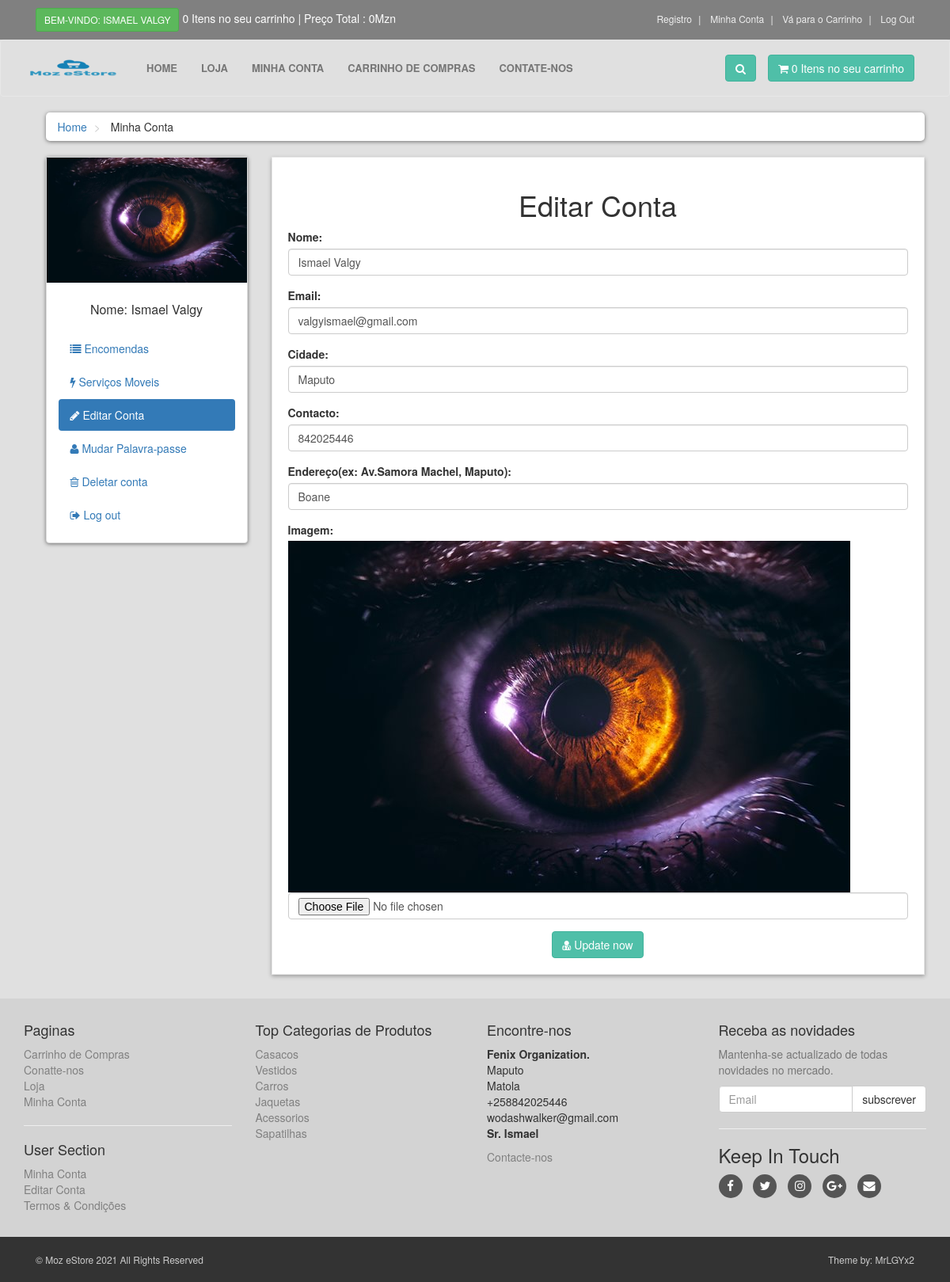
Screenshot of /customer/my_account.php?edit_account (signed in) with the database file from the repository.
### tables this page shows
CREATE TABLE `customers` (
  `customer_id` int(10) NOT NULL,
  `customer_name` varchar(255) NOT NULL,
  `customer_email` varchar(255) NOT NULL,
  `customer_pass` varchar(255) NOT NULL,
  `customer_city` text NOT NULL,
  `customer_contact` varchar(255) NOT NULL,
  `customer_address` text NOT NULL,
  `customer_image` text NOT NULL,
  `customer_ip` varchar(100) NOT NULL
);

CREATE TABLE `product_categories` (
  `p_cat_id` int(10) NOT NULL,
  `p_cat_title` text NOT NULL,
  `p_cat_top` text NOT NULL,
  `p_cat_image` text NOT NULL
);

### customer/edit_account.php (the view, shortened to what this page needs)
<?php
$customer_session = $_SESSION['customer_email'];
$get_customer = "select * from customers where customer_email='$customer_session'";
$run_customer = mysqli_query($con,$get_customer);
$raiz_customer = mysqli_fetch_array($run_customer);
$customer_name = $raiz_customer['customer_name'];
$customer_email = $raiz_customer['customer_email'];
$customer_city = $raiz_customer['customer_city'];
$customer_contact = $raiz_customer['customer_contact'];
$customer_address = $raiz_customer['customer_address'];
$customer_image = $raiz_customer['customer_image'];
?>
<h1 align="center"> Editar Conta</h1>
<form action="" method="post" enctype="multipart/form-data">
    <div class="form-group">
        <label> Nome:</label>
        <input type="text" name="c_name" class="form-control" value="<?php echo $customer_name; ?>" required>
    </div>
    <div class="form-group">
        <label> Email:</label>
        <input type="text" name="c_email" class="form-control" value="<?php echo $customer_email; ?>"  required>
    </div>
    <div class="form-group">
        <label> Cidade:</label>
        <input type="text" name="c_city" class="form-control" value="<?php echo $customer_city; ?>"  required>
    </div>
    <div class="form-group">
        <label> Contacto: </label>
        <input type="text" name="c_contact" class="form-control" value="<?php echo $customer_contact; ?>"  required>
    </div>
    <div class="form-group">
        <label> Endereço(ex: Av.Samora Machel, Maputo): </label>
        <input type="text" name="c_address" class="form-control" value="<?php echo $customer_address; ?>"  required>
    </div>
    <div class="form-group">
        <label> Imagem: </label>
        <img class="img-responsive" src="customer_images/<?php echo $customer_image; ?> " alt="Costumer Image" >
        <input type="file" name="c_image" class="form-control form-height-custom">
    </div>
    <div class="text-center">
        <button name="update" class="btn btn-primary">
            <i class="fa fa-user-md"></i> Update now
        </button>
    </div>
</form>

### customer/includes/sidebar.php
<div class="panel panel-default sidebar-menu">
    <?php
    $customer_n_session = $_SESSION['customer_name'];
    $customer_session = $_SESSION['customer_email'];
    $get_customer = "select * from customers where customer_email = '$customer_session' AND customer_name='$customer_n_session'";
    $run_customer = mysqli_query($con,$get_customer);
    $row_customer = mysqli_fetch_array($run_customer);
    $customer_image = $row_customer['customer_image'];
    $customer_name = $row_customer['customer_name'];
    if(!isset($_SESSION['customer_email'])){
    }else{
        echo"
            <center> <img src='customer_images/$customer_image' class='img-responsive'> </center>
            <br>
            <h3 class='panel-title' align='center'> Nome: $customer_name </h3>
        ";
    }
    ?>
    <div class="panel-body">
        <nav class="nav-pills nav-stacked nav">
            <li class="<?php if(isset($_GET['my_orders'])){echo"active";}?>">
                <a href="my_account.php?my_orders">
                   <i class="fa fa-list"></i> Encomendas
                </a>
            </li>
            <li class="<?php if(isset($_GET['pay_offline'])){echo"active";}?>">
                <a href="my_account.php?pay_offline">
                   <i class="fa fa-bolt"></i> Serviços Moveis
                </a>
            </li>
            <li class="<?php if(isset($_GET['edit_account'])){echo"active";}?>">
                <a href="my_account.php?edit_account">
                   <i class="fa fa-pencil"></i> Editar Conta
                </a>
            </li>
            <li class="<?php if(isset($_GET['change_pass'])){echo"active";}?>">
                <a href="my_account.php?change_pass">
                   <i class="fa fa-user"></i> Mudar Palavra-passe
                </a>
            </li>
            <li class="<?php if(isset($_GET['delete_account'])){echo"active";}?>">
                <a href="my_account.php?delete_account">
                   <i class="fa fa-trash-o"></i> Deletar conta
                </a>
            </li>
            <li>
                <a href="../logout.php">
                   <i class="fa fa-sign-out"></i> Log out
                </a>
            </li>
        </nav>
    </div>
</div>

### customer/includes/footer.php (shortened to what this page needs)
<?php
$con = mysqli_connect("localhost","root","","ecom_store");
?>
   <div id="footer">
    <div class="container">
        <div class="row">
            <div class="col-sm-6 col-md-3">
              <h4>Paginas</h4>
               <ul>
                   <li><a href="../cart.php">Carrinho de Compras</a></li>
                   <li><a href="../contact.php">Conatte-nos</a></li>
                   <li><a href="../shop.php">Loja</a></li>
                   <li><a href="my_account.php?my_orders">Minha Conta</a></li>
               </ul>
               <hr>
               <h4>User Section</h4>
               <ul>
                   <?php
                          if(!isset($_SESSION['customer_email'])){
                              echo"<a href='../checkout.php'>Login</a>";
                          }else{
                              echo"<a href='my_account.php?my_orders'>Minha Conta</a>";
                          }
                          ?>
                   <li>
                         <?php
                          if(!isset($_SESSION['customer_email'])){
                              echo"<a href='../checkout.php'>Login</a>";
                          }else{
                              echo"<a href='my_account.php?edit_account'>Editar Conta</a>";
                          }
                          ?>
                  </li>
                  <li><a href="../terms.php?terms_conditions=1">Termos & Condições</a></li>
               </ul>
            </div>
            <div class="com-sm-6 col-md-3">
                <h4>Top Categorias de Produtos</h4>
                <ul>
                    <?php
                        $get_p_cats = "select * from product_categories order by rand() LIMIT 0,7";
                        $raiz_p_cats = mysqli_query($con,$get_p_cats);
                        while($row_p_cats=mysqli_fetch_array($raiz_p_cats)){
                            $p_cat_id = $row_p_cats['p_cat_id'];
                            $p_cat_title = $row_p_cats['p_cat_title'];
                            echo "
                                <li>
                                    <a href='../shop.php?p_cat=$p_cat_id'>
                                        $p_cat_title
                                    </a>
                                </li>
                            ";
                        }
                    ?>
                </ul>
            </div>
            <div class="col-sm-6 col-md-3">
                <h4>Encontre-nos</h4>
                <p>
                    <strong>Fenix Organization.</strong>
                    <br/>Maputo
                    <br/>Matola
                    <br/>+258842025446
                    <br/>wodashwalker@gmail.com
                    <br/><strong>Sr. Ismael</strong>
                </p>
                <a href="../contact.php">Contacte-nos</a>
            </div>
            <div class="col-sm-6 col-md-3">
                <h4>Receba as novidades</h4>
                <p class="text-muted">
                  Mantenha-se actualizado de todas novidades no mercado.
                </p>
                <form action="get" method="post">
                    <div class="input-group">
                        <input type="text" class="form-control" name="email" required placeholder="Email">
                        <span class="input-group-btn">
                            <input type="submit" value="subscrever" class="btn btn-default">
                        </span>
                    </div>
                </form>
                <hr>
                <h3>Keep In Touch</h3>
                <p class="social">
                    <a href="#" class="fa fa-facebook"></a>
                    <a href="#" class="fa fa-twitter"></a>
                    <a href="#" class="fa fa-instagram"></a>
                    <a href="#" class="fa fa-google-plus"></a>
                    <a href="#" class="fa fa-envelope"></a>
                </p>
            </div>
        </div>
    </div>
</div>
<div id="copyright">
    <div class="container">
        <div class="col-md-6">
            <p class="pull-left">&copy; Moz eStore 2021 All Rights Reserved</p>
        </div>
        <div class="col-md-6">
            <p class="pull-right">Theme by: <a href="#">MrLGYx2</a></p>
        </div>
    </div>
</div>

### customer/styles/style.css (style rules this page uses)
body { font-size: 14px; line-height: 1.4285713; color: #333333; background: #e0e0e0; overflow-x: hidden; }
.btn-primary { color: rgb(255, 255, 255); background: rgb(79, 191, 168); border-color: rgb(65,179, 156); }
#content .panel.sidebar-menu { box-sizing: border-box; box-shadow: 0px 1px 5px rgba(0, 0, 0, .5); }
#content .panel.sidebar-menu h3 { padding: 5px 0px; margin: 0px; }
#footer { background: lightgray; padding: 20px 0; }
#footer a { color: gray; padding: 0; text-decoration: none; }
#footer ul { list-style: none; padding-left: 0px; }
#footer .social { text-align: left; }
#footer .social a { margin: 0px 10px 0px 0px; display: inline-block; color: #ffffff; width: 30px; height: 30px; padding-top: 0px; border-radius: 15px; line-height: 30px; font-size: 15px; text-align: center; vertical-align: bottom; background: #555555; text-decoration: none; }
#copyright { background: #333333; color: #cccccc; padding: 20px 0px; font-size: 12px; }
#copyright p { margin: 0px }
#copyright p a { color: #cccccc; text-align: right; text-decoration: none; }

### rows the page displays
customers: customer_image (picture), customer_name "Ismael Valgy", c_name "Ismael Valgy", c_email "valgyismael@gmail.com", c_city "Maputo", c_contact "842025446", c_address "Boane"
product_categories: p_cat_title "Casacos"
product_categories: p_cat_title "Vestidos"
product_categories: p_cat_title "Carros"
product_categories: p_cat_title "Jaquetas"
product_categories: p_cat_title "Acessorios"
product_categories: p_cat_title "Sapatilhas"

### other values shown
$_SESSION['customer_name'] "ISMAEL VALGY"
$count_items "0 0"
$total "0"
